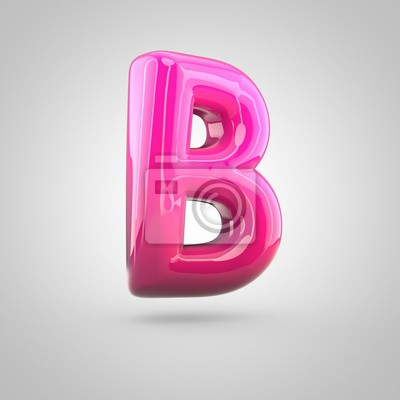
#> input picture lab4 quantization, binarization/img2.jpg, 400 x 400 px
$ jupyter execute --allow-errors lab4.ipynb   (shell and % lines are left out)
#> lines starting #> are read from the running program, lines starting #| are printed output that depends on the picture; after the words box and inside, x2 and y2 are one past the last pixel; in counts of white or black regions, pixels touching at a corner belong together; long printed decimals are rounded
[cell 1]
import pandas as pd
import numpy as np
import matplotlib.pyplot as plt
#%matplotlib inline
#%matplotlib qt

# 2. Dyskretyzacja

<h3> 1. Przygotuj funkcję generującą zdyskretyzowany sygnał sinus na podstawie parametrów:
•Częstotliwość sygnału f
•Częstotliwość próbkowania Fs</h23>

<h3>2. Funkcja powinna zwracać tablice:
•t - tablicę ”czasu” (zakres od 0 do 1 z krokiem równym częstości próbkowania: dt = 1/Fs)
•s - wartości wygenerowanego sygnału sinus: s(t) = sin (2πft)</h3>

[cell 2]
def generuj_czas(fs,Tc=1):
    N=int(Tc*fs)
    t=np.arange(N)/fs
    return t

def my_sinus(f,fs,Tc=1):
    t=generuj_czas(fs,Tc)
    y=np.sin(2*np.pi*f*t)
    return [t,y]

<h3>3. Wyświetl wykresy zawierające sygnał o częstotliwości 10Hz za pomocą
próbkowania: 20Hz
•21Hz
•30Hz
•45Hz
•50Hz
•100Hz
•150Hz
•200Hz
•250Hz
•1000Hz</h3>

[cell 3]
fig,ax=plt.subplots(4,3,figsize=(10,8))
ax=np.ravel(ax)
f=10
Fs=[20,21,30,45,50,100,150,200,250,1000]

for i in range(len(Fs)):
    y=my_sinus(f,Fs[i])
    ax[i].plot(y[0],y[1])
    ax[i].set_title(f'Fs = {Fs[i]} Hz')

fig.supylabel('amplitude')
fig.supxlabel('time [s]')
fig.suptitle('f(t)=sin(t)')
fig.tight_layout()
plt.show()
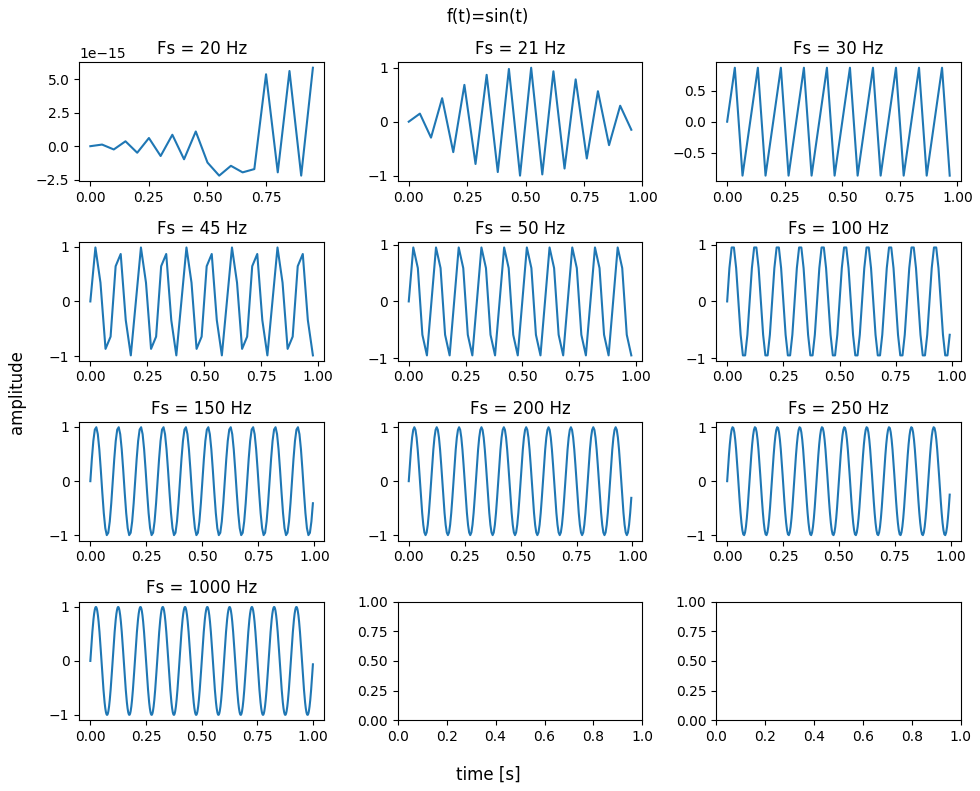
#> figure drawn by matplotlib, 10 panels; panel 1: curve peaks at x = 0.95, y = 5.88e-15; panel 2: curve peaks at x = 0.524, y = 0.997; panel 3: curve peaks at x = 0.933, y = 0.866; panel 4: curve peaks at x = 0.0222, y = 0.985

<h3>4. Czy istnieje twierdzenie, które określa z jaką częstotliwością należy
próbkować, aby móc wiernie odtworzyć sygnał? Jak się nazywa?</h3>

twierdzenie Nyquista–Shannona

<h3>5. Jak nazywa się zjawisko, które z powodu błędnie dobranej częstotliwości próbkowania powoduje błędną interpretację sygnału</h3>

aliasing

<h3>6. Znajdź za pomocą internetu obraz, na którym występuje wskazane
zjawisko (przy wyświetlaniu go w znacznie mniejszej rozdzielczości).
•Obrazek oryginalny powinien być wysokiej rozdzielczości
•Plik powienien być zapisany w formacie png</h3>

<h3>7. Sprawdź jak python radzi sobie z wyświetleniem takiego obrazu i jakie opcje można przy tym użyć (https://matplotlib.org/3.1.1/
gallery/images_contours_and_fields/interpolation_methods.html)</h3>

# 3. Kwantyzacja

<h3>1. Wczytaj wcześniej znaleziony obrazek</h3>

#> (a cell that did not finish here is left out)

<h3>2. Wykonaj polecenie, które zwróci ile wymiarów ma wczytana macierz
(obrazek)</h3>

#> (a cell that did not finish here is left out)

<h3>3. Wykonaj polecenie, które zwróci iloma wartościami jest opisywany pojedynczy piksel (inaczej: z ilu wartości składa się najgłębszy wymiar)</h3>

#> (a cell that did not finish here is left out)

<h3>4. Przekształć obraz do skali szarości za pomocą 3 różnych metod (zapisz
jako 3 różne macierze):<br>
•Wyznaczenie jasności piksela: (max(R,G,B) + min(R,G,B))/2<br>
•Uśrednienie wartości piksela: (R + G + B)/3<br>
•Wyznaczenie luminancji piksela: 0.21R + 0.72G + 0.07B</h3>

#> (a cell that did not finish here is left out)

<h3>5. Wygeneruj histogram dla każdego z otrzymanych „szarych” obrazów (funkcja histogram z pakietu numpy)</h3>

<h3>6. Dla dowolnego z wygenerowanych obrazów, za pomocą parametru bins
zredukuj liczbę kolorów na histogramie do 16 i wyświetl zakresy nowych kolorów</h3>

[cell 8]
bins_count=30
#> bins_count = 30

#> (the rest of this cell did not finish here and is left out)

<h3>7. Stwórz kolejną macierz (obrazek) ze zredukowaną liczbą kolorów (jako
nową wartość piksela przyjmnij środek przedziału zwróconego przez
funkcję histogramu)</h3>

[cell 9]
reduced_count=16
#> (the rest of this cell did not finish here and is left out)

<h3>8. Wyświetl wszystkie obrazy i ich histogramy</h3>

[cell 10]
fig,ax=plt.subplots(2,4,figsize=(12,5))
ax=ax.ravel()

#> (the rest of this cell did not finish here and is left out)

# 4 Binaryzacja

<h3>1. Pobierz z internetu obraz przedstawiający obiekt na niejednorodnym tle (np. gradiencie)</h3>

<h3>. Wczytaj obraz, zamień go na skalę szarości za pomocą jednej z wcześniej stosowanych metod i wygeneruj histogram</h3>

[cell 11]
fig,ax=plt.subplots(1,2)
img2=plt.imread("img2.jpg",format='jpg')
#> img2 is the input picture: shape (400, 400, 3); mean R, G, B 216.1, 190.4, 204.3
img2_gray=0.21*img2[:,:,0] + 0.72*img2[:,:,1] + 0.07*img2[:,:,2]
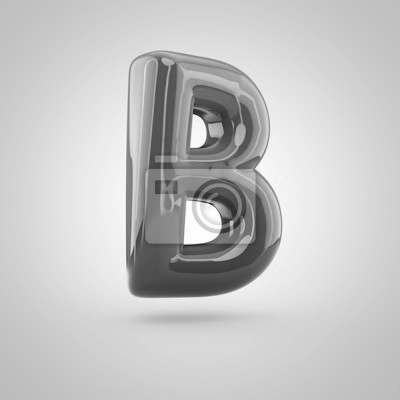
#> img2_gray: shape (400, 400) float64; min 29.32, max 255, mean 196.8

w,b=np.histogram(img2_gray,bins=25)
#> w = 25 values, max 33720 at index 20, min 9 at index 0, mean 6400; b = 26 values from 29.32 to 255
print('bins',b)
#| bins [ 29.32    38.3472  47.3744  56.4016  65.4288  74.456   83.4832  92.5104
#|  101.5376 110.5648 119.592  128.6192 137.6464 146.6736 155.7008 164.728
#|  173.7552 182.7824 191.8096 200.8368 209.864  218.8912 227.9184 236.9456
#|  245.9728 255.    ]

ax[0].imshow(img2_gray,cmap='gray')
ax[1].hist(img2_gray.ravel(),bins=b)
fig.tight_layout()

plt.show()
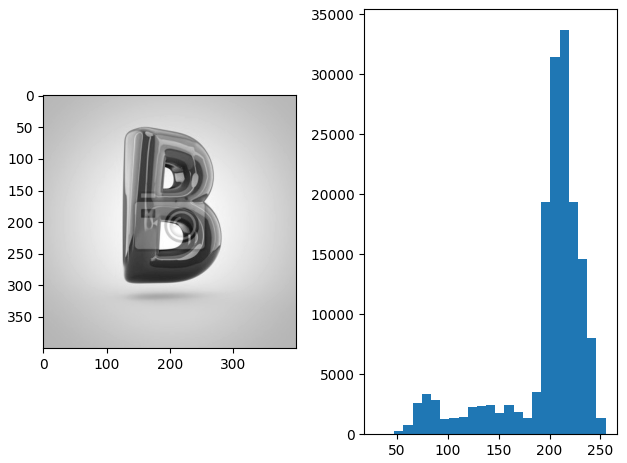
#> figure drawn by matplotlib, 2 panels; panel 2: tallest bar 33720 high, from x = 209.9 to 218.9

<h3>3. Napisz funkcję, która na podstawie histogramu określi punkt progowania (zazwyczaj lokalne minimum między dwoma ‘klasami‘ kolorów, tak jak na poniższym obrazku’)</h3>

[cell 12]
import scipy.interpolate
import scipy.optimize._minimize

def progowanie(w,b):
    half=(min(b)+max(b))/2
#> half = 142.2
    middle_bins=np.array((b[1:]+b[:-1])/2).astype(int)
#> middle_bins = 25 values from 33 to 250
    f=scipy.interpolate.interp1d(middle_bins,w,kind='cubic')

    try:
        r=scipy.optimize._minimize.minimize(f,half,method='Powell')
#> r = {'fun': 1778.7, 'direc': [0.00883], 'nit': 2, 'nfev': 31, 'status': 0, 'success': True, 'message': 'Optimization terminated successfully.', 'x': [150.9]}
    except:
        return half
    xmin=r.x[0]
#> xmin = 150.9

    plt.figure()
    x=np.linspace(min(middle_bins),max(middle_bins),1000)
#> x = 1000 values from 33 to 250
    plt.plot(x,f(x))
    plt.scatter(xmin,f(xmin),color='red')
    plt.show()
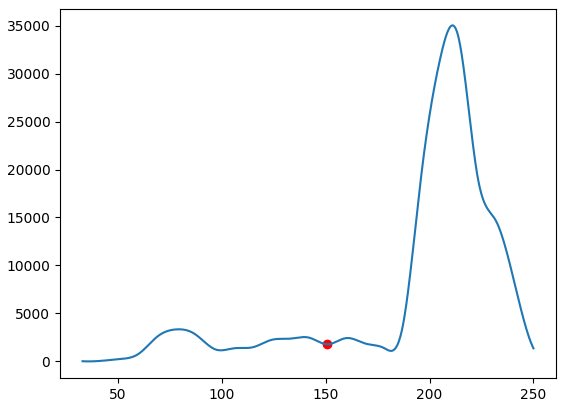
#> figure drawn by matplotlib, 1 panel; curve peaks at x = 211.1, y = 35030.2

    return xmin

prog=progowanie(w,b)
#> prog = 150.9
print(prog)
#| 150.882

<h3>4. Zbinaryzuj (ustaw wartości na 0 lub 1) wartości pikseli obrazka zgodnie z otrzymanym progiem</h3>

[cell 13]
img_binary=np.where(img2_gray<prog,0,1)
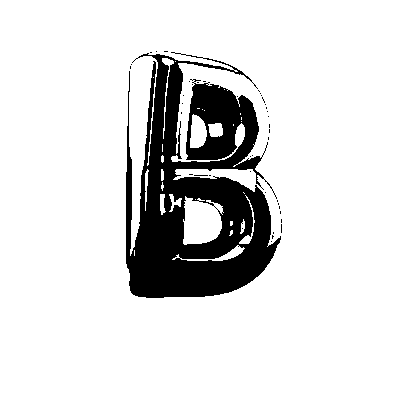
#> img_binary: shape (400, 400) int64; values 0 (black) and 1 (white), 86.4% white; 42 black regions (41 under 20 px), largest, box (x1, y1, x2, y2) and area: (126, 52, 281, 298) 21684
